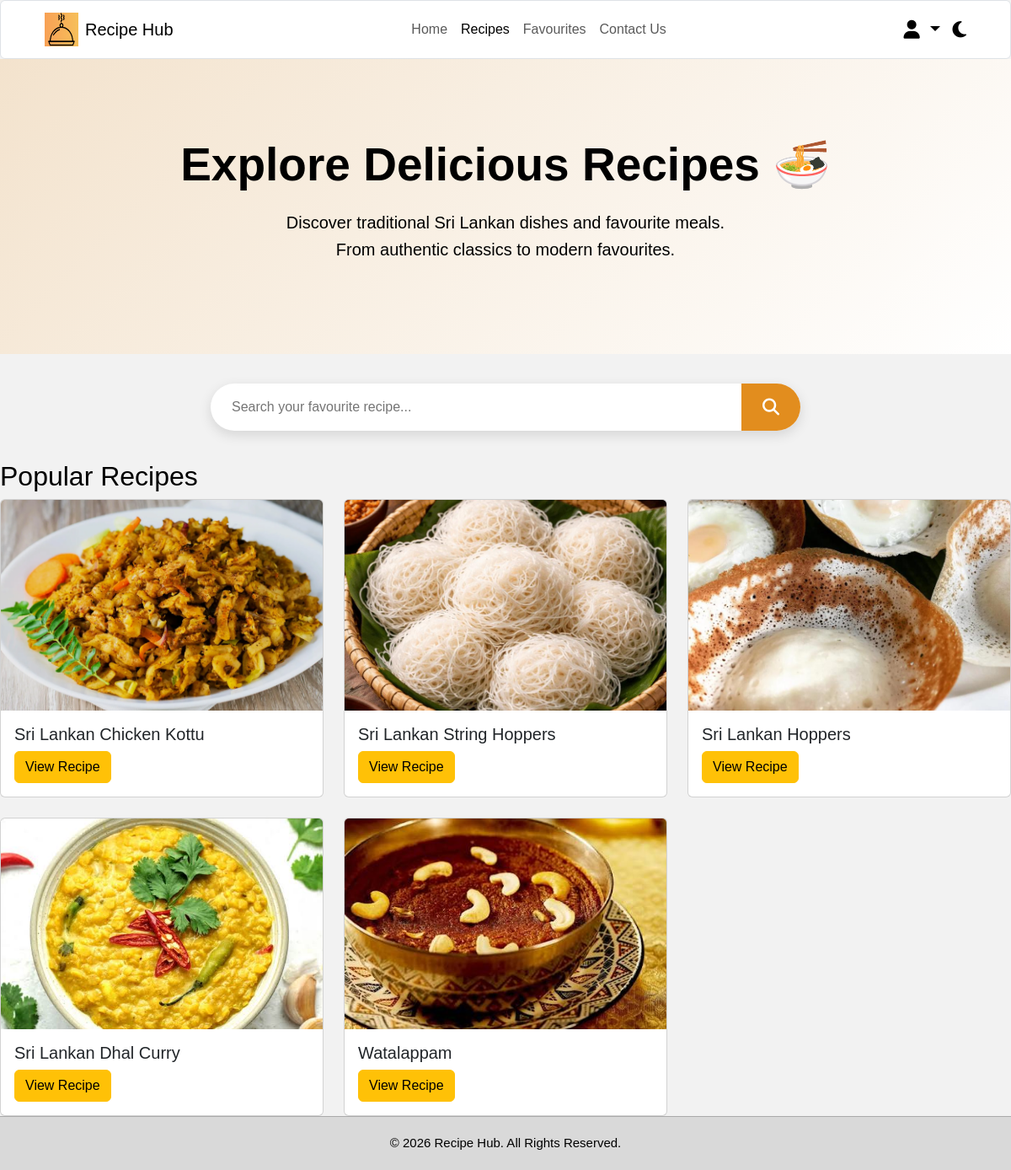
Page /Recipes.php (signed in) on the committed database.
### tables this page shows
CREATE TABLE `recipes` (
  `id` int(11) NOT NULL,
  `recipe_key` varchar(100) DEFAULT NULL,
  `title` varchar(255) NOT NULL,
  `description` text DEFAULT NULL,
  `image` varchar(255) DEFAULT NULL,
  `ingredients` text NOT NULL,
  `instructions` text NOT NULL,
  `prep_time` varchar(50) DEFAULT NULL,
  `cook_time` varchar(50) DEFAULT NULL,
  `total_time` varchar(50) DEFAULT NULL,
  `servings` varchar(50) DEFAULT NULL,
  `user_id` int(11) DEFAULT NULL
);

### Recipes.php (the view, shortened to what this page needs)
<?php
include "includes/db.php";
$sql = "SELECT id, recipe_key, title, description, image, ingredients, instructions
        FROM recipes
        WHERE recipe_key IN (
            'chickenkottu',
            'stringhoppers',
            'hoppers',
            'ambulthiyal',
            'ambulthiyal2',
            'dhal',
            'watalappan'
        )
        ORDER BY id ASC";
$stmt = $conn->prepare($sql);
$stmt->execute();
$recipes = $stmt->fetchAll(PDO::FETCH_ASSOC);
?>
<!DOCTYPE html>
<html lang="en">
<head>
<link href="https://cdn.jsdelivr.net/npm/bootstrap@5.3.3/dist/css/bootstrap.min.css"
      rel="stylesheet">
<link rel="stylesheet"
      href="https://cdnjs.cloudflare.com/ajax/libs/font-awesome/6.5.0/css/all.min.css">
<link rel="stylesheet"
      href="css/style.css">
</head>
<body>
<header>
<nav class="navbar navbar-expand-lg bg-white border rounded">
<div class="container-fluid">
    <a class="navbar-brand d-flex align-items-center"
       href="home.php">
        <img src="Images/Logo/Recipe_Hub_logo.png"
             width="40"
             height="40"
             class="me-2">
        <span>
            Recipe Hub
        </span>
    </a>
    <div class="collapse navbar-collapse"
         id="navbarMenu">
        <ul class="navbar-nav mx-auto">
            <li class="nav-item">
                <a class="nav-link"
                   href="home.php">
                    Home
                </a>
            </li>
            <li class="nav-item">
                <a class="nav-link active"
                   href="recipes.php">
                    Recipes
                </a>
            </li>
            <li class="nav-item">
                <a class="nav-link"
                   href="favourites.php">
                    Favourites
                </a>
            </li>
            <li class="nav-item">
                <a class="nav-link"
                   href="Contacts.php">
                    Contact Us
                </a>
            </li>
        </ul>
        <div class="dropdown">
            <a href="#"
               class="user-icon dropdown-toggle"
               data-bs-toggle="dropdown"
               aria-expanded="false">
                <i class="fa-solid fa-user"></i>
            </a>
        </div>
        <i class="fa-solid fa-moon mode-icon"></i>
    </div>
</div>
</nav>
</header>
<section class="recipes-banner">
<div class="banner-content">
    <h1>
        Explore Delicious Recipes 🍜
    </h1>
    <p>
        Discover traditional Sri Lankan dishes and favourite meals.
        <br>
        From authentic classics to modern favourites.
    </p>
</div>
</section>
<section class="recipe-search">
<div class="search-container">
    <input
        type="text"
        id="recipeSearch"
        placeholder="Search your favourite recipe...">
    <button>
        <i class="fa-solid fa-magnifying-glass"></i>
    </button>
</div>
</section>
<section class="all-recipes">
<h2>
    Popular Recipes
</h2>
<div class="row row-cols-1 row-cols-md-3 g-4">
    <?php foreach ($recipes as $recipe): ?>
<div class="col recipe-card">
    <div class="card h-100">
    <img
        src="<?php echo htmlspecialchars($recipe["image"]); ?>"
        class="card-img-top"
        alt="<?php echo htmlspecialchars($recipe["title"]); ?>">
    <div class="card-body">
        <h5 class="card-title recipe-name">
            <?php echo htmlspecialchars($recipe["title"]); ?>
        </h5>
        <a href="recipe-details.php?recipe=<?php echo urlencode($recipe["recipe_key"]); ?>"
            class="btn btn-warning">
            View Recipe
        </a>
    </div>
</div>
</div>
<?php endforeach; ?>
</div>
</section>
<footer>
© 2026 Recipe Hub. All Rights Reserved.
</footer>
</body>
</html>

### css/Style.css (style rules this page uses)
* { margin:0; padding:0; box-sizing:border-box; font-family:Arial, Helvetica, sans-serif; }
body { background:#f2f2f2; min-height:100vh; color:black; display:flex; flex-direction:column; }
footer { margin-top:auto; }
body { background:#f2f2f2; min-height:100vh; color:black; }
img { max-width:100%; }
a { text-decoration:none; }
header .navbar { height:70px; padding:8px 40px; background:white; border:1px solid #ddd; border-radius:10px; }
.user-icon, .mode-icon { font-size:22px; cursor:pointer; transition:0.3s; margin-left:15px; }
.card-img-top { height:250px; object-fit:cover; }
.recipe-card, .category-card, .category-box, .card { transition:all 0.3s ease; cursor:pointer; }
footer { width:100%; background:#D9D9D9; color:black; text-align:center; padding:20px; border-top:1px solid #aaa; font-size:15px; }
.recipes-banner { height:350px; display:flex; justify-content:center; align-items:center; text-align:center; background: linear-gradient( 135deg, #f8a53833, #ffffff); background-size:cover; background-position:center; }
.banner-content { color:black; }
.banner-content h1 { font-size:55px; font-weight:bold; margin-bottom:20px; }
.banner-content p { font-size:20px; line-height:1.6; }
.recipe-search { padding:35px 0; display:flex; justify-content:center; }
.search-container { width:700px; max-width:90%; display:flex; align-items:center; background:white; border-radius:40px; overflow:hidden; box-shadow:0 5px 15px rgba(0,0,0,0.12); }
.search-container input { flex:1; border:none; outline:none; padding:16px 25px; font-size:16px; background:transparent; }
.search-container button { width:70px; border:none; background:#E28D1E; color:white; cursor:pointer; font-size:20px; height:56px; transition:0.3s; }
.dropdown .user-icon { color:black; font-size:22px; cursor:pointer; text-decoration:none; }

### rows in the picture
recipes: image (picture), title "Sri Lankan Chicken Kottu"
recipes: image (picture), title "Sri Lankan String Hoppers"
recipes: image (picture), title "Sri Lankan Hoppers"
recipes: image (picture), title "Sri Lankan Dhal Curry"
recipes: image+title (picture), title "Watalappam"
